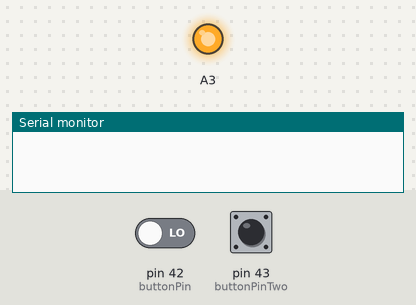
Bench run of a sketch on a simulated Arduino Mega 2560, built with avr-gcc and run on an emulated ATmega2560. On the bench: output pins drawn as LEDs (lit = HIGH), the last lines printed to the serial monitor. Inputs (shaded band) come from the test bench; at power-on: pin 43 (buttonPinTwo) HIGH, pin 42 (buttonPin) LOW.

Above: at 1.2 s.
1.3 s: pin 43 (buttonPinTwo) pulled LOW for 0.15 s
At 1.37 s:
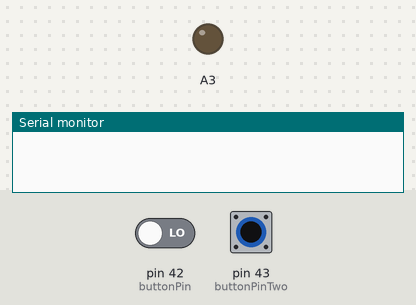
4.5 s: pin 43 (buttonPinTwo) pulled LOW for 3.2 s
At 8.9 s:
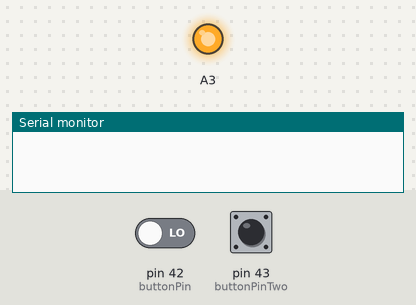
11.7 s: pin 42 (buttonPin) driven HIGH and pin 43 (buttonPinTwo) driven LOW
At 13.0 s:
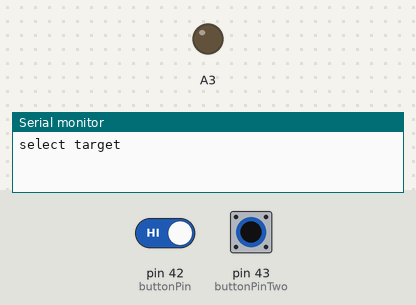
14.2 s: pin 43 (buttonPinTwo) driven HIGH
At 15.2 s:
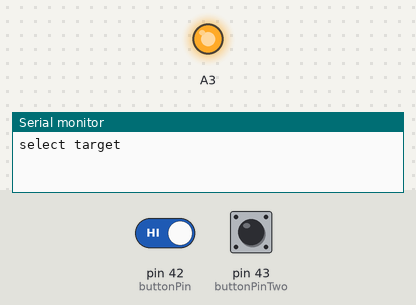
Timing chart, 0 to 16.7 s (numbered marks = the images above; inputs shaded):
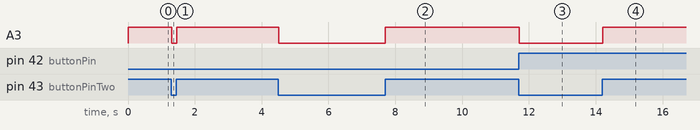

The sketch:

btnTest.ino
```cpp
const int buttonPin = 42;  // the number of the pushbutton pin
const int buttonPinTwo = 43;  // the number of the pushbutton pin
// variables will change:
int buttonState = 0;  // variable for reading the pushbutton status
int buttonStateTwo = 0;  // variable for reading the pushbutton status

int last_buttonState = 0;  // variable for reading the pushbutton status
int last_buttonStateTwo = 0;  // variable for reading the pushbutton status

long triggerHeldDurationMillis = 0;

bool triggerHeld = false;
long triggerHeldStart = 0;

long triggerHoldDurationThreshold = 1000;
bool noTriggerActionUntilRelease = false;
void setup() {
  // initialize the LED pin as an output:

  // initialize the pushbutton pin as an input:
  pinMode(buttonPin, INPUT);
  pinMode(buttonPinTwo, INPUT);
  pinMode(A3,OUTPUT);
  Serial.begin(9600);
}


void InputControl(){
    // read the state of the pushbutton value:
  buttonState = digitalRead(buttonPin);

  buttonStateTwo = digitalRead(buttonPinTwo);

  if(triggerHeld){
    triggerHeldDurationMillis = millis() - triggerHeldStart;
    if(triggerHeldDurationMillis > triggerHoldDurationThreshold && !noTriggerActionUntilRelease){
      if(buttonStateTwo == LOW){
        Serial.println("select target");
      }
      else if(buttonStateTwo == HIGH){
        Serial.println("calibrate");
      }
      noTriggerActionUntilRelease = true;
    }
  }

   // TRIGGER BEHAVIOUR
  if(buttonState != last_buttonState){
    last_buttonState = buttonState;
    // pull
    if (buttonState == HIGH) {
      // turn LED on:
      triggerHeld = true;
      triggerHeldStart = millis();

    // release
    } else {
      if(noTriggerActionUntilRelease == false){
        Serial.println("cue");
      }
      noTriggerActionUntilRelease = false;
      triggerHeld = false;
    }


  }


  // LASER BUTTON BEHAVIOUR
  if(buttonStateTwo != last_buttonStateTwo){
    if (buttonStateTwo == HIGH) {
      // turn LED on:

      digitalWrite(A3,1);
    } else {
      // turn LED off:
      digitalWrite(A3,LOW);
    }
    last_buttonStateTwo = buttonStateTwo;
  }
}


void loop() {
  InputControl();
  delay(10);
}
```

Measured:
- after the input at 1.3 s, A3: HIGH → LOW at once, → HIGH 0.15 s later
- after the input at 4.5 s, A3: HIGH → LOW at once, → HIGH 3.2 s later
- after the input at 11.7 s, A3: HIGH → LOW at once
- after the input at 14.2 s, A3: LOW → HIGH at once
